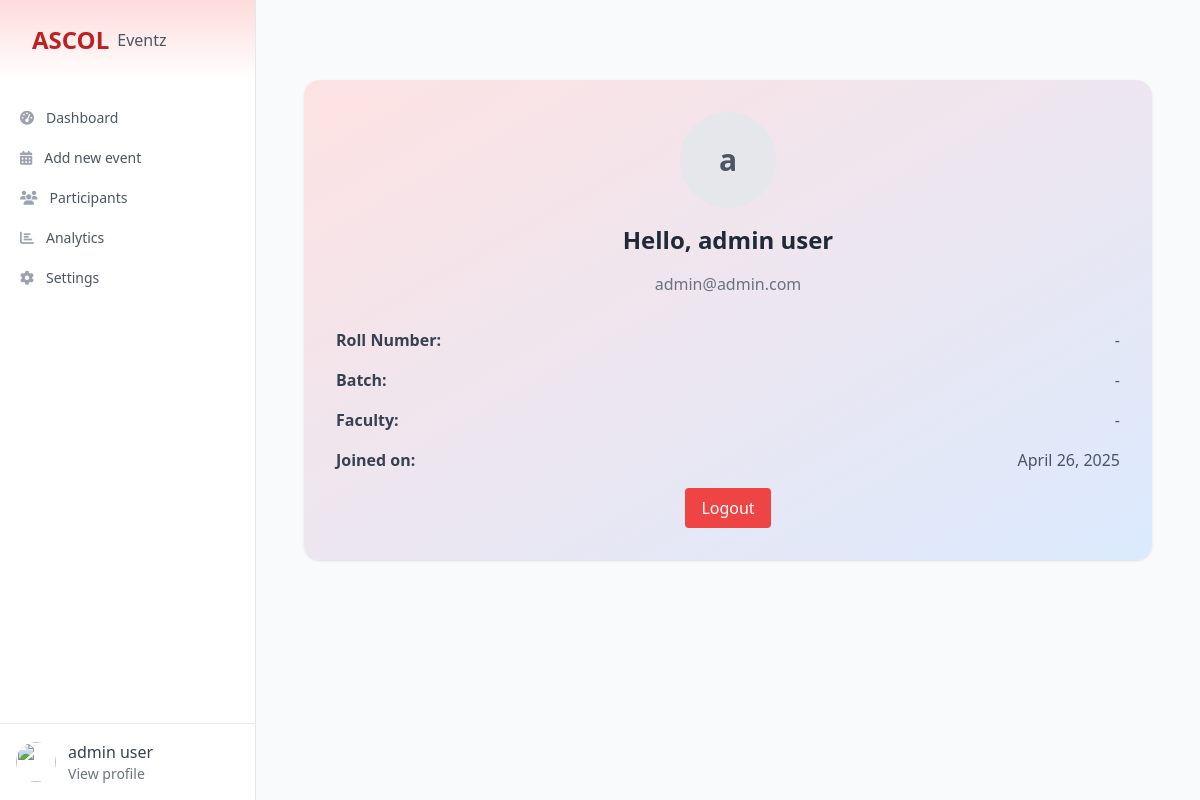
/profile (signed in), run on the app's committed database.
### authentication/models.py (models this page shows, shortened)
class CustomUser(AbstractBaseUser, PermissionsMixin):
    email = models.EmailField(unique=True)
    full_name = models.CharField(max_length=255, blank=True, null=True)
    roll_num = models.CharField(max_length=50, null=True, blank=True)
    batch = models.CharField(max_length=50, blank=True, null=True)
    faculty= models.CharField(max_length=255,blank=True, null=True)
    is_active = models.BooleanField(default=True)
    is_staff = models.BooleanField(default=False)
    date_joined = models.DateTimeField(auto_now_add=True)
    objects = CustomUserManager()
    USERNAME_FIELD = 'email'
    REQUIRED_FIELDS = ['full_name']  # when using createsuperuser command

### authentication/views.py (the view)
# urls.py: path('profile', auth_view.ProfileView.as_view(), name='profile'),
class ProfileView(View):
    def get(self, request):
        return render(request, 'profile.html')

### authentication/templates/profile.html (shortened to what this page needs)
{% extends 'event-dashboard.html' %}
{% load static %}
{% block content %}
<div class="max-w-4xl mx-auto py-12 px-6">
    <div class="bg-gradient-to-br from-red-100 to-blue-100 shadow  rounded-2xl p-8">
        <div class="flex flex-col items-center space-y-4">
            <div class="w-24 h-24 bg-gray-200 rounded-full flex items-center justify-center text-3xl font-bold text-gray-600">
                {{ request.user.full_name|slice:":1" }}
            </div>
            <h1 class="text-2xl font-bold text-gray-800">Hello, {{ request.user.full_name }}</h1>
            <p class="text-gray-500">{{ request.user.email }}</p>
        </div>
        <div class="mt-8 space-y-4">
            <div class="flex justify-between">
                <span class="font-semibold text-gray-700">Roll Number:</span>
                <span class="text-gray-600">{{ request.user.roll_num|default:"-" }}</span>
            </div>
            <div class="flex justify-between">
                <span class="font-semibold text-gray-700">Batch:</span>
                <span class="text-gray-600">{{ request.user.batch|default:"-" }}</span>
            </div>
            <div class="flex justify-between">
                <span class="font-semibold text-gray-700">Faculty:</span>
                <span class="text-gray-600">{{ request.user.faculty|default:"-" }}</span>
            </div>
            <div class="flex justify-between">
                <span class="font-semibold text-gray-700">Joined on:</span>
                <span class="text-gray-600">{{ request.user.date_joined|date:"F d, Y" }}</span>
            </div>
            <div class="mt-6 text-center">
                <button onclick="confirmLogout()" class="bg-red-500 text-white px-4 py-2 rounded hover:bg-red-600">
                    Logout
                </button>
            </div>
            </div>
        </div>
    </div>
</div>
{% endblock %}

### event/templates/event-dashboard.html (shortened to what this page needs)
{% load static %}
<!DOCTYPE html>
<html lang="en">
<head>
    <script src="https://cdn.tailwindcss.com"></script>
    <link rel="stylesheet" href="https://cdnjs.cloudflare.com/ajax/libs/font-awesome/6.4.0/css/all.min.css">
    <link rel="stylesheet" href="https://cdn.jsdelivr.net/npm/flatpickr/dist/flatpickr.min.css">
</head>
<body class="bg-gray-50 min-h-screen">
    <div class="flex fixed w-full h-screen top-0">
        <div class="hidden md:flex md:flex-shrink-0 z-50">
            <div class="flex flex-col w-64 border-r border-gray-200 bg-white">
                <div class="flex pl-8 bg-gradient-to-b from-accent to-transparent py-6 items-center">
                    <div class="flex-shrink-0 flex items-center">
                        <span class="text-2xl font-bold text-primary">ASCOL</span>
                        <span class="ml-2 text-gray-600">Eventz</span>
                    </div>
                </div>
                <div class="h-0 flex-1 flex flex-col pt-5 pb-4 overflow-y-auto">
                    <div class="flex-1 px-3 bg-white space-y-1">
                        <a href="{% url 'event_dashboard' %}"
                            class="{% if request.path == '/events/dashboard/' %}bg-red-100 text-primary{% else %}text-gray-600 hover:bg-gray-50 hover:text-gray-900{% endif %} group flex items-center px-2 py-2 text-sm font-medium rounded-md">
                            <i
                                class="fas fa-tachometer-alt mr-3 {% if request.path == '/events/dashboard/' %}text-primary{% else %}text-gray-400{% endif %}"></i>
                            Dashboard
                        </a>
                        <a href="{% url 'add_event' %}"
                            class="{% if request.path == '/events/add/' %}bg-red-100 text-primary{% else %}text-gray-600 hover:bg-gray-50 hover:text-gray-900{% endif %} group flex items-center px-2 py-2 text-sm font-medium rounded-md">
                            <i
                                class="fas fa-calendar-alt mr-3 {% if request.path == '/events/add/' %}text-primary{% else %}text-gray-400{% endif %}"></i>
                            Add new event
                        </a>
                        <a href="#"
                            class="{% if request.path == '/events/participants/' %}bg-red-100 text-primary{% else %}text-gray-600 hover:bg-gray-50 hover:text-gray-900{% endif %} group flex items-center px-2 py-2 text-sm font-medium rounded-md">
                            <i
                                class="fas fa-users mr-3 {% if request.path == '/events/participants/' %}text-primary{% else %}text-gray-400{% endif %}"></i>
                            Participants
                        </a>
                        <a href="#"
                            class="{% if request.path == '/events/analytics/' %}bg-red-100 text-primary{% else %}text-gray-600 hover:bg-gray-50 hover:text-gray-900{% endif %} group flex items-center px-2 py-2 text-sm font-medium rounded-md">
                            <i
                                class="fas fa-chart-bar mr-3 {% if request.path == '/events/analytics/' %}text-primary{% else %}text-gray-400{% endif %}"></i>
                            Analytics
                        </a>
                        <a href="#"
                            class="{% if request.path == '/events/settings/' %}bg-red-100 text-primary{% else %}text-gray-600 hover:bg-gray-50 hover:text-gray-900{% endif %} group flex items-center px-2 py-2 text-sm font-medium rounded-md">
                            <i
                                class="fas fa-cog mr-3 {% if request.path == '/events/settings/' %}text-primary{% else %}text-gray-400{% endif %}"></i>
                            Settings
                        </a>
                    </div>
                </div>
                <div class="flex-shrink-0 flex border-t border-gray-200 p-4">
                    <a href="#" class="flex-shrink-0 group block">
                        <div class="flex items-center">
                            <div>
                                <img class="inline-block h-10 w-10 rounded-full"
                                    src="https://images.unsplash.com/photo-1472099645785-5658abf4ff4e?ixlib=rb-1.2.1&ixid=eyJhcHBfaWQiOjEyMDd9&auto=format&fit=facearea&facepad=2&w=256&h=256&q=80"
                                    alt="">
                            </div>
                            <a href="{% url 'profile' %}" class="ml-3">
                                <p class="text-base font-medium text-gray-700 group-hover:text-gray-900">
                                    {{request.user.full_name }}</p>
                                <p class="text-sm font-medium text-gray-500 group-hover:text-gray-700">View profile</p>
                                </a>
                        </div>
                    </a>
                </div>
            </div>
        </div>
        <div class="flex-1 -z-0 mt-8 overflow-auto focus:outline-none">
            {% block content %}{% endblock %}
        </div>
</body>
</html>

### data on the page
CustomUser: user.full_name "admin user", user.full_name "a", user.email "admin@admin.com", user.roll_num "-", user.batch "-", user.faculty "-", user.date_joined "April 26, 2025"
